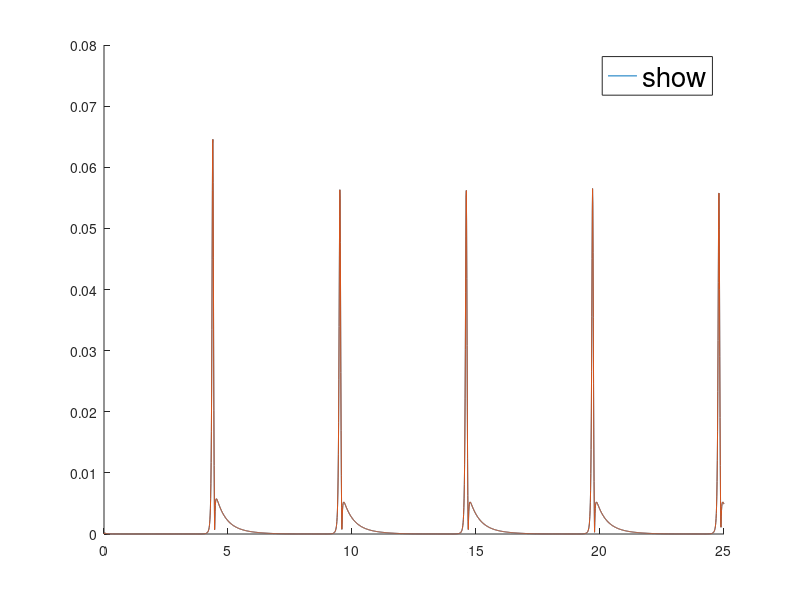

MATLAB code for this plot:
clear all
tmax = 25;
step = 0.01;
tsol = 0:step:tmax;
ysol = zeros(1, length(tsol));
xsol = zeros(1, length(tsol));
errorx = zeros(1, length(tsol));
errory = zeros(1, length(tsol));
xsol(1) = 1;
ysol(1) = 1;
ysol1 = zeros(1, length(tsol));
xsol1 = zeros(1, length(tsol));
xsol1(1) = 1;
ysol1(1) = 1;
Aconst = 2;
Bconst = 6;
fxyt = @(tsol, xsol, ysol) Aconst - (Bconst * xsol) + xsol^2 * ysol - xsol;
gxyt = @(tsol, xsol, ysol) Bconst * xsol - xsol^2 * ysol;
for i = 1:(length(tsol)-1)
    k0 = fxyt(tsol(i), xsol(i), ysol(i));
    l0 = gxyt(tsol(i), xsol(i), ysol(i));
    k1 = fxyt(tsol(i)+0.5*step,xsol(i)+0.5*step*k0,ysol(i)+0.5*step*l0);
    l1 = gxyt(tsol(i)+0.5*step,xsol(i)+0.5*step*k0,ysol(i)+0.5*step*l0);
    k2 = fxyt((tsol(i)+0.5*step),(xsol(i)+step*(k0+k1)/4),(ysol(i)+step*(l0+l1)/4));
    l2 = gxyt((tsol(i)+0.5*step),(xsol(i)+step*(k0+k1)/4),(ysol(i)+step*(l0+l1)/4));
    k3 = fxyt((tsol(i)+step),(xsol(i)-step*(k1-2*k2)),(ysol(i)-step*(l1-2*l2)));
    l3 = gxyt((tsol(i)+step),(xsol(i)-step*(k1-2*k2)),(ysol(i)-step*(l1-2*l2)));
    k4 = fxyt((tsol(i)+(2*step/3)),(xsol(i)+step*(7*k0+10*k1+k3)/27),(ysol(i)+step*(7*l0+10*l1+l3)/27));
    l4 = gxyt((tsol(i)+(2*step/3)),(xsol(i)+step*(7*k0+10*k1+k3)/27),(ysol(i)+step*(7*l0+10*l1+l3)/27));
    k5 = fxyt((tsol(i)+0.2*step),(xsol(i) + step*(28*k0-125*k1+546*k2+54*k3-378*k4)/625),(ysol(i) + step*(28*l0-125*l1+546*l2+54*l3-378*k4)/625));
    l5 = gxyt((tsol(i)+0.2*step),(xsol(i) + step*(28*k0-125*k1+546*k2+54*k3-378*k4)/625),(ysol(i) + step*(28*l0-125*l1+546*l2+54*l3-378*k4)/625));
    xsol(i+1) = xsol(i) + (1/6)*step*(k0 + 4*k2 + k3);
    ysol(i+1) = ysol(i) + (1/6)*step*(l0 + 4*l2 + l3);
    xsol1(i+1) = xsol(i) + (1/336)*step*(14*k0+35*k3+162*k4+125*k5);
    ysol1(i+1) = ysol(i) + (1/336)*step*(14*l0+35*l3+162*l4+125*l5);
    
end
errorx = abs(xsol-xsol1);
errory = abs(ysol-ysol1);
%hold on
%plot(xsol, ysol,'DisplayName', 'Converged limit cycle');
%plot(xsol1, ysol1,'DisplayName', 'Accurate');
%title('RK4 approximation of the Brusselator in the phase plane (x,y)','FontSize',14);
%xlabel('x', 'FontSize',14);
%ylabel('y', 'FontSize',14);
%legend('show', 'FontSize',20);
%set(gca,'FontSize',20);
%hold off
hold on
plot(tsol, errorx,'DisplayName', 'X');
plot(tsol, errory,'DisplayName', 'y');
legend('show', 'FontSize',20);
hold off
